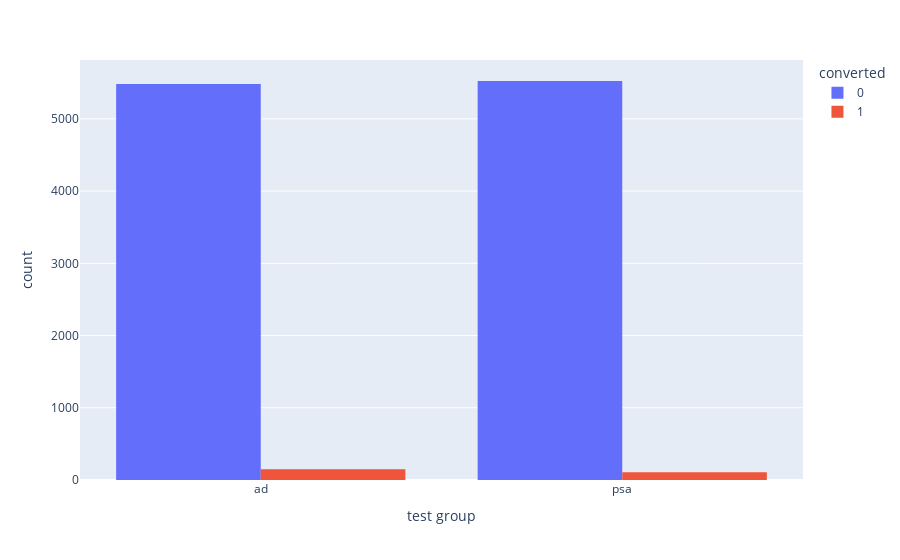

Here is the notebook cell this chart was saved with:
### Code cell
# Assuming df_smpl is your DataFrame
fig = px.histogram(df_smpl, x='test group', color='converted', barmode='group')

# Show the figure
fig.show()

### Figure 1 — Plotly figure (JSON) as saved in the notebook; plotly's stock layout.template omitted (floating-point values rounded to 4 significant figures; data arrays with more than 128 entries replaced by an {"elided": "..."} marker saying what was removed)
{"data": [{"alignmentgroup": "True", "bingroup": "x", "hovertemplate": "converted=0<br>test group=%{x}<br>count=%{y}<extra></extra>", "legendgroup": "0", "marker": {"color": "#636efa", "pattern": {"shape": ""}}, "name": "0", "offsetgroup": "0", "orientation": "v", "showlegend": true, "type": "histogram", "x": {"elided": "11005 str values"}, "xaxis": "x", "yaxis": "y"}, {"alignmentgroup": "True", "bingroup": "x", "hovertemplate": "converted=1<br>test group=%{x}<br>count=%{y}<extra></extra>", "legendgroup": "1", "marker": {"color": "#EF553B", "pattern": {"shape": ""}}, "name": "1", "offsetgroup": "1", "orientation": "v", "showlegend": true, "type": "histogram", "x": {"elided": "257 str values"}, "xaxis": "x", "yaxis": "y"}], "layout": {"barmode": "group", "legend": {"title": {"text": "converted"}, "tracegroupgap": 0}, "margin": {"t": 60}, "xaxis": {"anchor": "y", "domain": [0, 1], "title": {"text": "test group"}}, "yaxis": {"anchor": "x", "domain": [0, 1], "title": {"text": "count"}}}}
